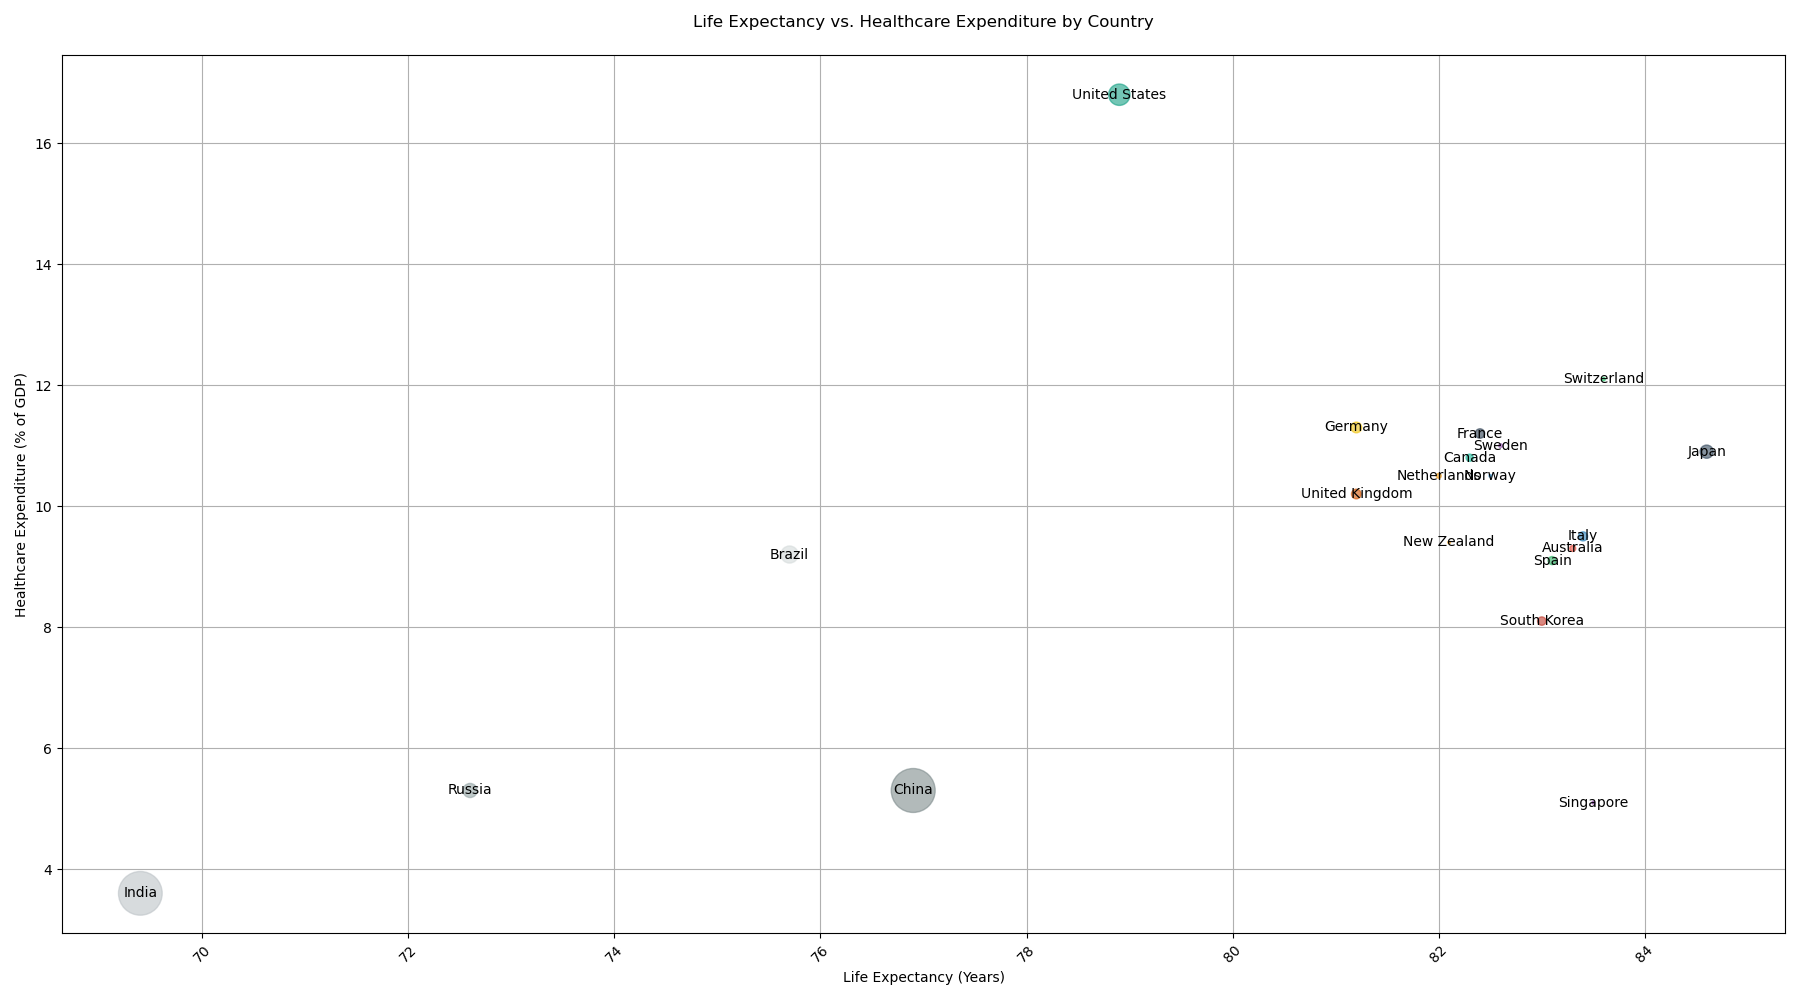

This chart was generated by the following Python code:

import matplotlib.pyplot as plt

# Data
countries = ['Norway', 'Switzerland', 'Australia', 'Sweden', 'Germany', 'Canada', 'Japan', 'Netherlands', 'United Kingdom', 'France', 
             'Italy', 'Spain', 'South Korea', 'Singapore', 'New Zealand', 'United States', 'China', 'India', 'Russia', 'Brazil']
life_expectancy = [82.5, 83.6, 83.3, 82.6, 81.2, 82.3, 84.6, 82.0, 81.2, 82.4, 
                   83.4, 83.1, 83.0, 83.5, 82.1, 78.9, 76.9, 69.4, 72.6, 75.7]
healthcare_expenditure = [10.5, 12.1, 9.3, 11.0, 11.3, 10.8, 10.9, 10.5, 10.2, 11.2, 
                          9.5, 9.1, 8.1, 5.1, 9.4, 16.8, 5.3, 3.6, 5.3, 9.2]
population = [5421, 8570, 25600, 10300, 83200, 38000, 126500, 17280, 67800, 65200, 
              60400, 47400, 51200, 5800, 5000, 331000, 1395000, 1380000, 144500, 212500]

# Normalize the population data to use as bubble sizes
max_population = max(population)
bubble_sizes = [(p / max_population) * 1000 for p in population]

# Plot
plt.figure(figsize=(18, 10))  # Adjusted width and height of the chart
plt.scatter(life_expectancy, healthcare_expenditure, s=bubble_sizes,
            color=['#3498DB', '#2ECC71', '#E74C3C', '#9B59B6', '#F1C40F', '#1ABC9C', '#34495E', '#F39C12', '#D35400', '#2C3E50', 
                   '#2980B9', '#27AE60', '#C0392B', '#8E44AD', '#F39C12', '#16A085', '#7F8C8D', '#BDC3C7', '#95A5A6', '#D5DBDB'],
            alpha=0.6)

# Additional Customization
plt.title('Life Expectancy vs. Healthcare Expenditure by Country', pad=20)
plt.xlabel('Life Expectancy (Years)')
plt.ylabel('Healthcare Expenditure (% of GDP)')
plt.xticks(rotation=45)
plt.grid(True)

# Annotating the country names
for i, country in enumerate(countries):
    plt.text(life_expectancy[i], healthcare_expenditure[i], country, ha='center', va='center')

# Show the plot
plt.tight_layout()
plt.show()
